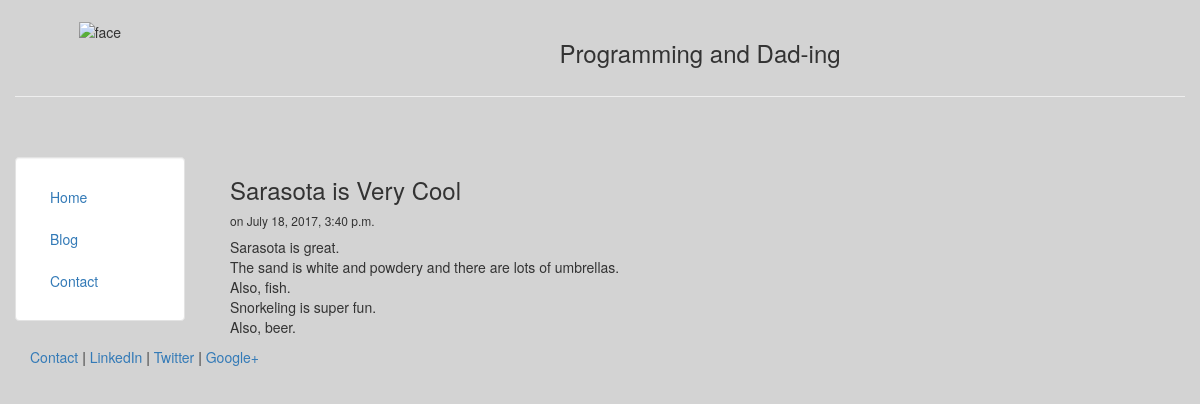
Page /blog/blog/5 on the committed database.
### blog/models.py (models this page shows, shortened)
class Post(models.Model):
    title = models.CharField(max_length=140)
    body = models.TextField()
    date = models.DateTimeField()

### blog/templates/blog/post.html
{% extends "personal/header.html" %}
{% block content %}
    <h3>{{post.title}}</h3>
    <h6>on {{post.date}}</h6>
    {{post.body|safe|linebreaks}}
{% endblock %}

### rows in the picture
Post: title "Sarasota is Very Cool", date "July 18, 2017, 3:40 p.m.", body "Sarasota is great. The sand is white and powdery and there are lots of umbrellas. Also, fish. Snorkeling is super fun. Also, beer."
